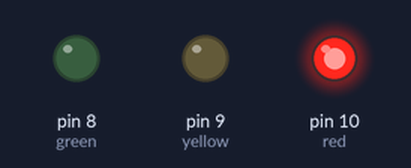
A sketch run on a simulated Arduino Uno, built with avr-gcc and run on an emulated ATmega328P. Parts: output pins drawn as LEDs (lit = HIGH).

Above: at 1.0 s.
At 3.2 s:
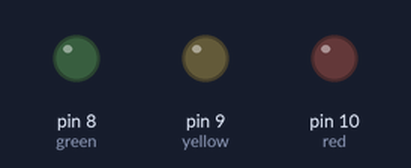
At 5.5 s:
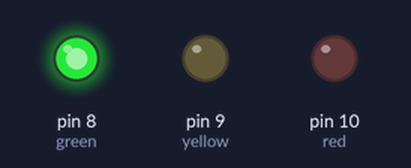
At 10.5 s:
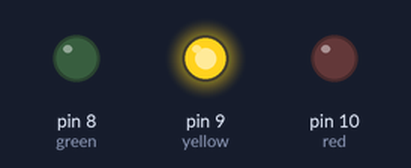
Timing chart, 0 to 15.0 s (numbered marks = the images above):
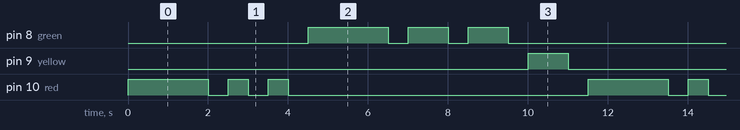

Measured:
- by itself, pin 8 (green): repeats every 11.5 s: 2 × (LOW 0.50 s, HIGH 1.0 s), LOW 6.5 s, HIGH 2.0 s
- by itself, pin 9 (yellow): alternates HIGH for 1.0 s and LOW for 10.5 s
- by itself, pin 10 (red): repeats every 11.5 s: 2 × (LOW 0.50 s, HIGH 0.50 s), LOW 7.5 s, HIGH 2.0 s

The sketch:

ex3.ino
```cpp
int red = 10;
int yellow = 9;
int green = 8;

void setup(){
  // put your setup code here, to run once:

  pinMode(red, OUTPUT);
  pinMode(yellow, OUTPUT);
  pinMode(green,  OUTPUT);

}
void loop(){
  // put your main code here, to run repeatedly:
  digitalWrite(red, HIGH);
  delay(1500);
  for (int i = 0; i<3; i++){
  digitalWrite(red, HIGH);
  delay(500);
  digitalWrite(red,  LOW);
  delay(500);
  }
  digitalWrite(green, HIGH);
  delay(1000);
  for (int i = 0; i < 3; i++){
  digitalWrite(green, HIGH);
  delay(1000);
  digitalWrite(green,  LOW);
  delay(500);
  }
  digitalWrite(yellow, HIGH);
  delay(1000);
  digitalWrite(yellow, LOW);
  delay(500);

}
```
